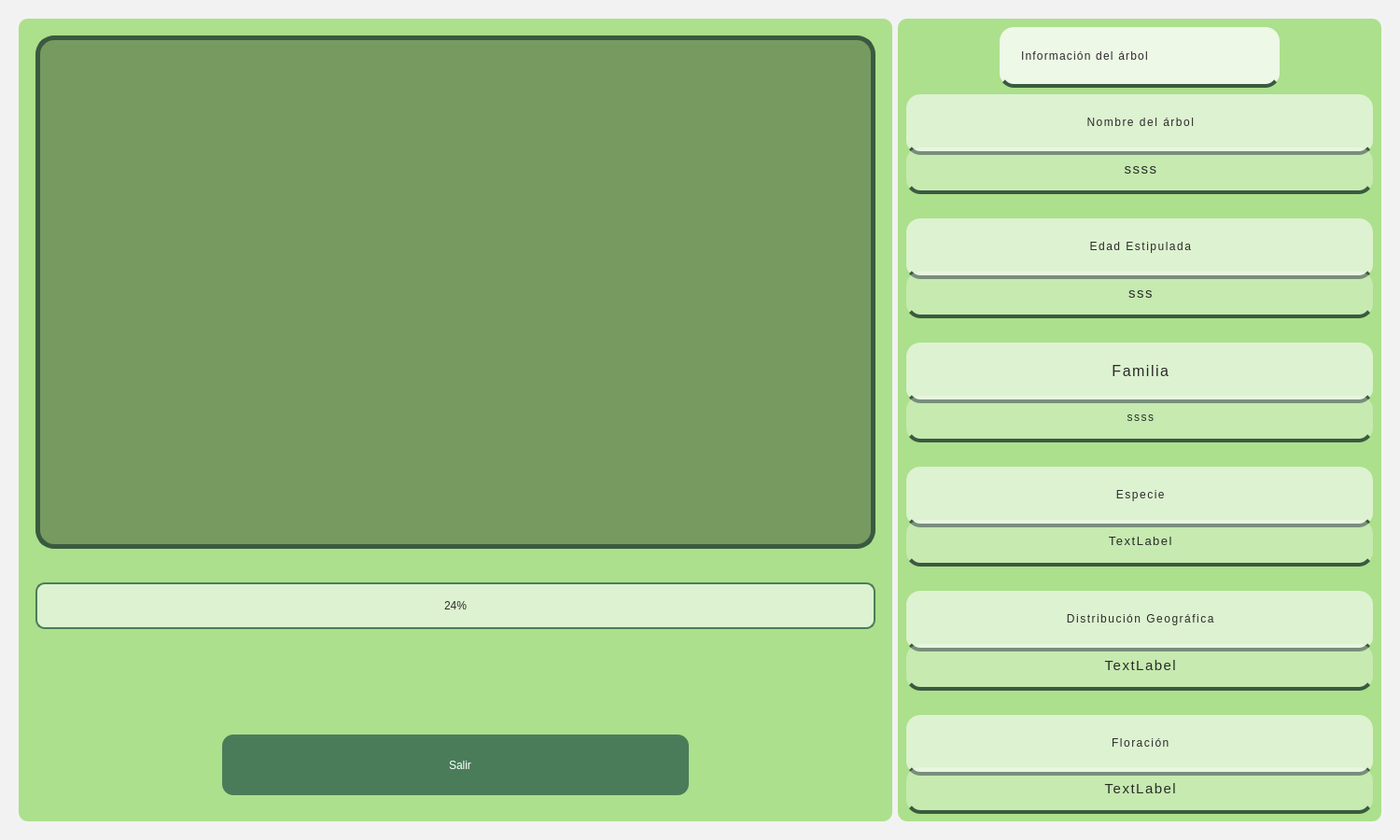
<?xml version="1.0" encoding="UTF-8"?>
<ui version="4.0">
 <class>widgetPadre</class>
 <widget class="QWidget" name="widgetPadre">
  <property name="geometry">
   <rect>
    <x>0</x>
    <y>0</y>
    <width>1500</width>
    <height>900</height>
   </rect>
  </property>
  <property name="sizePolicy">
   <sizepolicy hsizetype="Fixed" vsizetype="Fixed">
    <horstretch>0</horstretch>
    <verstretch>0</verstretch>
   </sizepolicy>
  </property>
  <property name="minimumSize">
   <size>
    <width>1500</width>
    <height>900</height>
   </size>
  </property>
  <property name="windowTitle">
   <string>Form</string>
  </property>
  <property name="styleSheet">
   <string notr="true">QWidget {
    background-color: #F2F2F2;;  /* Fondo color verde suave */
    border-radius: 10px;  /* Bordes redondeados */
    box-shadow: 3px 3px 10px rgba(0, 0, 0, 0.2);  /* Sombra sutil */
}
</string>
  </property>
  <layout class="QGridLayout" name="gridLayout_2">
   <item row="0" column="0">
    <widget class="QFrame" name="gridFrame">
     <property name="minimumSize">
      <size>
       <width>0</width>
       <height>0</height>
      </size>
     </property>
     <property name="styleSheet">
      <string notr="true">background-color:  #F2F2F2;</string>
     </property>
     <layout class="QGridLayout" name="gridLayout">
      <item row="0" column="1">
       <widget class="QFrame" name="Widget_informacion">
        <property name="sizePolicy">
         <sizepolicy hsizetype="Fixed" vsizetype="Minimum">
          <horstretch>0</horstretch>
          <verstretch>0</verstretch>
         </sizepolicy>
        </property>
        <property name="minimumSize">
         <size>
          <width>450</width>
          <height>0</height>
         </size>
        </property>
        <property name="styleSheet">
         <string notr="true">QFrame {
    background-color: #ACE08C;  /* Fondo color verde suave */
    border-radius: 10px;  /* Bordes redondeados */
    box-shadow: 3px 3px 10px rgba(0, 0, 0, 0.2);  /* Sombra sutil */
}
</string>
        </property>
        <layout class="QVBoxLayout" name="verticalLayout">
         <item alignment="Qt::AlignHCenter|Qt::AlignVCenter">
          <widget class="QLabel" name="label_7">
           <property name="sizePolicy">
            <sizepolicy hsizetype="Fixed" vsizetype="Fixed">
             <horstretch>0</horstretch>
             <verstretch>0</verstretch>
            </sizepolicy>
           </property>
           <property name="minimumSize">
            <size>
             <width>300</width>
             <height>65</height>
            </size>
           </property>
           <property name="cursor">
            <cursorShape>ArrowCursor</cursorShape>
           </property>
           <property name="styleSheet">
            <string notr="true">QLabel {
    font: bold 28px &quot;Playfair Display&quot;, serif;  /* Fuente más elegante */
    background-color: rgba(255, 255, 255, 200);  /* Blanco con menos transparencia */
    border: none;  /* Sin bordes en los lados */
    border-bottom: 4px solid #3A5A40;  /* Línea inferior más sutil y elegante */
    border-radius: 15px;  /* Bordes más suaves */
    color: #2b2b2b;  /* Color del texto */
    padding: 12px 20px;  /* Espaciado más amplio */
    letter-spacing: 1.2px;  /* Espaciado entre letras */
    text-transform: capitalize;  /* Primera letra en mayúscula */
    text-align: center;  /* Centrar el texto */
    box-shadow: 2px 4px 10px rgba(0, 0, 0, 0.1);  /* Sombra sutil para efecto flotante */
}
</string>
           </property>
           <property name="text">
            <string>Información del árbol</string>
           </property>
           <property name="textFormat">
            <enum>Qt::AutoText</enum>
           </property>
           <property name="scaledContents">
            <bool>false</bool>
           </property>
           <property name="wordWrap">
            <bool>false</bool>
           </property>
           <property name="margin">
            <number>0</number>
           </property>
           <property name="openExternalLinks">
            <bool>false</bool>
           </property>
          </widget>
         </item>
         <item>
          <spacer name="verticalSpacer">
           <property name="orientation">
            <enum>Qt::Vertical</enum>
           </property>
           <property name="sizeType">
            <enum>QSizePolicy::Fixed</enum>
           </property>
           <property name="sizeHint" stdset="0">
            <size>
             <width>20</width>
             <height>15</height>
            </size>
           </property>
          </spacer>
         </item>
         <item alignment="Qt::AlignHCenter|Qt::AlignVCenter">
          <widget class="QLabel" name="label_15">
           <property name="sizePolicy">
            <sizepolicy hsizetype="Fixed" vsizetype="Fixed">
             <horstretch>0</horstretch>
             <verstretch>0</verstretch>
            </sizepolicy>
           </property>
           <property name="minimumSize">
            <size>
             <width>500</width>
             <height>65</height>
            </size>
           </property>
           <property name="cursor">
            <cursorShape>PointingHandCursor</cursorShape>
           </property>
           <property name="styleSheet">
            <string notr="true">QLabel {
    font: bold 20px &quot;Georgia&quot;, serif;  /* Fuente elegante */
    background-color: rgba(255, 255, 255, 150);  /* Fondo más transparente */
    border: none;  /* Sin bordes en los lados */
    border-bottom: 4px solid #3A5A40;  /* Línea inferior sutil y elegante */
    border-radius: 15px;  /* Bordes más suaves */
    color: #2b2b2b;  /* Color del texto */
    padding: 15px 25px;  /* Espaciado más amplio */
    letter-spacing: 1.5px;  /* Espaciado entre letras más elegante */
    text-transform: capitalize;  /* Primera letra en mayúscula */
    text-align: center;  /* Centrar el texto */
    box-shadow: 2px 4px 15px rgba(0, 0, 0, 0.2);  /* Sombra más pronunciada */
    transition: all 0.3s ease-in-out;  /* Transición suave para el hover */
}

QLabel:hover {
    background-color: rgba(255, 255, 255, 220);  /* Fondo menos transparente al pasar el mouse */
    border-bottom: 4px solid #285430;  /* Línea inferior más intensa */
    transform: scale(1.05);  /* Efecto de ligero aumento */
    box-shadow: 4px 6px 20px rgba(0, 0, 0, 0.3);  /* Sombra más pronunciada */
    color: #1b1b1b;  /* Color del texto más oscuro */
}
</string>
           </property>
           <property name="text">
            <string>&lt;html&gt;&lt;head/&gt;&lt;body&gt;&lt;p align=&quot;center&quot;&gt;Nombre del árbol&lt;/p&gt;&lt;/body&gt;&lt;/html&gt;</string>
           </property>
          </widget>
         </item>
         <item alignment="Qt::AlignHCenter">
          <widget class="QLabel" name="label_nombre">
           <property name="sizePolicy">
            <sizepolicy hsizetype="Fixed" vsizetype="Fixed">
             <horstretch>0</horstretch>
             <verstretch>0</verstretch>
            </sizepolicy>
           </property>
           <property name="minimumSize">
            <size>
             <width>500</width>
             <height>50</height>
            </size>
           </property>
           <property name="styleSheet">
            <string notr="true">QLabel {
    font: bold 18px &quot;Georgia&quot;, serif;  /* Fuente aún más elegante y con mayor estilo */
    background-color: rgba(255, 255, 255, 80);  /* Fondo más transparente */
    border: none;  /* Sin bordes en los lados */
    border-bottom: 4px solid #3A5A40;  /* Línea inferior sutil y elegante */
    border-radius: 15px;  /* Bordes más suaves */
    color: #2b2b2b;  /* Color del texto */
    padding: 5px 15px;  /* Espaciado más amplio */
    letter-spacing: 1.5px;  /* Espaciado entre letras más elegante */
    text-transform: capitalize;  /* Primera letra en mayúscula */
    text-align: center;  /* Centrar el texto */
    box-shadow: 2px 4px 15px rgba(0, 0, 0, 0.2);  /* Sombra más pronunciada */
}
</string>
           </property>
           <property name="text">
            <string>&lt;html&gt;&lt;head/&gt;&lt;body&gt;&lt;p align=&quot;center&quot;&gt;&lt;span style=&quot; font-size:11pt;&quot;&gt;ssss&lt;/span&gt;&lt;/p&gt;&lt;/body&gt;&lt;/html&gt;</string>
           </property>
          </widget>
         </item>
         <item>
          <spacer name="horizontalSpacer">
           <property name="orientation">
            <enum>Qt::Horizontal</enum>
           </property>
           <property name="sizeHint" stdset="0">
            <size>
             <width>40</width>
             <height>20</height>
            </size>
           </property>
          </spacer>
         </item>
         <item>
          <widget class="QLabel" name="label_13">
           <property name="sizePolicy">
            <sizepolicy hsizetype="Fixed" vsizetype="Fixed">
             <horstretch>0</horstretch>
             <verstretch>0</verstretch>
            </sizepolicy>
           </property>
           <property name="minimumSize">
            <size>
             <width>500</width>
             <height>65</height>
            </size>
           </property>
           <property name="cursor">
            <cursorShape>PointingHandCursor</cursorShape>
           </property>
           <property name="styleSheet">
            <string notr="true">QLabel {
    font: bold 20px &quot;Georgia&quot;, serif;  /* Fuente elegante */
    background-color: rgba(255, 255, 255, 150);  /* Fondo más transparente */
    border: none;  /* Sin bordes en los lados */
    border-bottom: 4px solid #3A5A40;  /* Línea inferior sutil y elegante */
    border-radius: 15px;  /* Bordes más suaves */
    color: #2b2b2b;  /* Color del texto */
    padding: 15px 25px;  /* Espaciado más amplio */
    letter-spacing: 1.5px;  /* Espaciado entre letras más elegante */
    text-transform: capitalize;  /* Primera letra en mayúscula */
    text-align: center;  /* Centrar el texto */
    box-shadow: 2px 4px 15px rgba(0, 0, 0, 0.2);  /* Sombra más pronunciada */
    transition: all 0.3s ease-in-out;  /* Transición suave para el hover */
}

QLabel:hover {
    background-color: rgba(255, 255, 255, 220);  /* Fondo menos transparente al pasar el mouse */
    border-bottom: 4px solid #285430;  /* Línea inferior más intensa */
    transform: scale(1.05);  /* Efecto de ligero aumento */
    box-shadow: 4px 6px 20px rgba(0, 0, 0, 0.3);  /* Sombra más pronunciada */
    color: #1b1b1b;  /* Color del texto más oscuro */
}
</string>
           </property>
           <property name="text">
            <string>&lt;html&gt;&lt;head/&gt;&lt;body&gt;&lt;p align=&quot;center&quot;&gt;Edad Estipulada&lt;/p&gt;&lt;/body&gt;&lt;/html&gt;</string>
           </property>
          </widget>
         </item>
         <item>
          <widget class="QLabel" name="label_edad">
           <property name="sizePolicy">
            <sizepolicy hsizetype="Fixed" vsizetype="Fixed">
             <horstretch>0</horstretch>
             <verstretch>0</verstretch>
            </sizepolicy>
           </property>
           <property name="minimumSize">
            <size>
             <width>500</width>
             <height>50</height>
            </size>
           </property>
           <property name="styleSheet">
            <string notr="true">QLabel {
    font: bold 18px &quot;Georgia&quot;, serif;  /* Fuente aún más elegante y con mayor estilo */
    background-color: rgba(255, 255, 255, 80);  /* Fondo más transparente */
    border: none;  /* Sin bordes en los lados */
    border-bottom: 4px solid #3A5A40;  /* Línea inferior sutil y elegante */
    border-radius: 15px;  /* Bordes más suaves */
    color: #2b2b2b;  /* Color del texto */
padding: 5px 15px;  /* Espaciado más amplio */
    letter-spacing: 1.5px;  /* Espaciado entre letras más elegante */
    text-transform: capitalize;  /* Primera letra en mayúscula */
    text-align: center;  /* Centrar el texto */
    box-shadow: 2px 4px 15px rgba(0, 0, 0, 0.2);  /* Sombra más pronunciada */
}
</string>
           </property>
           <property name="text">
            <string>&lt;html&gt;&lt;head/&gt;&lt;body&gt;&lt;p align=&quot;center&quot;&gt;&lt;span style=&quot; font-size:11pt;&quot;&gt;sss&lt;/span&gt;&lt;/p&gt;&lt;/body&gt;&lt;/html&gt;</string>
           </property>
          </widget>
         </item>
         <item>
          <spacer name="horizontalSpacer_2">
           <property name="orientation">
            <enum>Qt::Horizontal</enum>
           </property>
           <property name="sizeHint" stdset="0">
            <size>
             <width>40</width>
             <height>20</height>
            </size>
           </property>
          </spacer>
         </item>
         <item>
          <widget class="QLabel" name="label_9">
           <property name="sizePolicy">
            <sizepolicy hsizetype="Fixed" vsizetype="Fixed">
             <horstretch>0</horstretch>
             <verstretch>0</verstretch>
            </sizepolicy>
           </property>
           <property name="minimumSize">
            <size>
             <width>500</width>
             <height>65</height>
            </size>
           </property>
           <property name="cursor">
            <cursorShape>PointingHandCursor</cursorShape>
           </property>
           <property name="styleSheet">
            <string notr="true">QLabel {
    font: bold 20px &quot;Georgia&quot;, serif;  /* Fuente elegante */
    background-color: rgba(255, 255, 255, 150);  /* Fondo más transparente */
    border: none;  /* Sin bordes en los lados */
    border-bottom: 4px solid #3A5A40;  /* Línea inferior sutil y elegante */
    border-radius: 15px;  /* Bordes más suaves */
    color: #2b2b2b;  /* Color del texto */
    padding: 15px 25px;  /* Espaciado más amplio */
    letter-spacing: 1.5px;  /* Espaciado entre letras más elegante */
    text-transform: capitalize;  /* Primera letra en mayúscula */
    text-align: center;  /* Centrar el texto */
    box-shadow: 2px 4px 15px rgba(0, 0, 0, 0.2);  /* Sombra más pronunciada */
    transition: all 0.3s ease-in-out;  /* Transición suave para el hover */
}

QLabel:hover {
    background-color: rgba(255, 255, 255, 220);  /* Fondo menos transparente al pasar el mouse */
    border-bottom: 4px solid #285430;  /* Línea inferior más intensa */
    transform: scale(1.05);  /* Efecto de ligero aumento */
    box-shadow: 4px 6px 20px rgba(0, 0, 0, 0.3);  /* Sombra más pronunciada */
    color: #1b1b1b;  /* Color del texto más oscuro */
}
</string>
           </property>
           <property name="text">
            <string>&lt;html&gt;&lt;head/&gt;&lt;body&gt;&lt;p align=&quot;center&quot;&gt;&lt;span style=&quot; font-size:12pt;&quot;&gt;Familia&lt;/span&gt;&lt;/p&gt;&lt;/body&gt;&lt;/html&gt;</string>
           </property>
          </widget>
         </item>
         <item>
          <widget class="QLabel" name="label_familia">
           <property name="sizePolicy">
            <sizepolicy hsizetype="Fixed" vsizetype="Fixed">
             <horstretch>0</horstretch>
             <verstretch>0</verstretch>
            </sizepolicy>
           </property>
           <property name="minimumSize">
            <size>
             <width>500</width>
             <height>50</height>
            </size>
           </property>
           <property name="styleSheet">
            <string notr="true">QLabel {
    font: bold 18px &quot;Georgia&quot;, serif;  /* Fuente aún más elegante y con mayor estilo */
    background-color: rgba(255, 255, 255, 80);  /* Fondo más transparente */
    border: none;  /* Sin bordes en los lados */
    border-bottom: 4px solid #3A5A40;  /* Línea inferior sutil y elegante */
    border-radius: 15px;  /* Bordes más suaves */
    color: #2b2b2b;  /* Color del texto */padding: 5px 15px;  /* Espaciado más amplio */
    letter-spacing: 1.5px;  /* Espaciado entre letras más elegante */
    text-transform: capitalize;  /* Primera letra en mayúscula */
    text-align: center;  /* Centrar el texto */
    box-shadow: 2px 4px 15px rgba(0, 0, 0, 0.2);  /* Sombra más pronunciada */
}
</string>
           </property>
           <property name="text">
            <string>&lt;html&gt;&lt;head/&gt;&lt;body&gt;&lt;p align=&quot;center&quot;&gt;ssss&lt;/p&gt;&lt;/body&gt;&lt;/html&gt;</string>
           </property>
          </widget>
         </item>
         <item>
          <spacer name="horizontalSpacer_3">
           <property name="orientation">
            <enum>Qt::Horizontal</enum>
           </property>
           <property name="sizeHint" stdset="0">
            <size>
             <width>40</width>
             <height>20</height>
            </size>
           </property>
          </spacer>
         </item>
         <item>
          <widget class="QLabel" name="label_10">
           <property name="sizePolicy">
            <sizepolicy hsizetype="Fixed" vsizetype="Fixed">
             <horstretch>0</horstretch>
             <verstretch>0</verstretch>
            </sizepolicy>
           </property>
           <property name="minimumSize">
            <size>
             <width>500</width>
             <height>65</height>
            </size>
           </property>
           <property name="cursor">
            <cursorShape>PointingHandCursor</cursorShape>
           </property>
           <property name="styleSheet">
            <string notr="true">QLabel {
    font: bold 20px &quot;Georgia&quot;, serif;  /* Fuente elegante */
    background-color: rgba(255, 255, 255, 150);  /* Fondo más transparente */
    border: none;  /* Sin bordes en los lados */
    border-bottom: 4px solid #3A5A40;  /* Línea inferior sutil y elegante */
    border-radius: 15px;  /* Bordes más suaves */
    color: #2b2b2b;  /* Color del texto */
    padding: 15px 25px;  /* Espaciado más amplio */
    letter-spacing: 1.5px;  /* Espaciado entre letras más elegante */
    text-transform: capitalize;  /* Primera letra en mayúscula */
    text-align: center;  /* Centrar el texto */
    box-shadow: 2px 4px 15px rgba(0, 0, 0, 0.2);  /* Sombra más pronunciada */
    transition: all 0.3s ease-in-out;  /* Transición suave para el hover */
}

QLabel:hover {
    background-color: rgba(255, 255, 255, 220);  /* Fondo menos transparente al pasar el mouse */
    border-bottom: 4px solid #285430;  /* Línea inferior más intensa */
    transform: scale(1.05);  /* Efecto de ligero aumento */
    box-shadow: 4px 6px 20px rgba(0, 0, 0, 0.3);  /* Sombra más pronunciada */
    color: #1b1b1b;  /* Color del texto más oscuro */
}
</string>
           </property>
           <property name="text">
            <string>&lt;html&gt;&lt;head/&gt;&lt;body&gt;&lt;p align=&quot;center&quot;&gt;Especie&lt;/p&gt;&lt;/body&gt;&lt;/html&gt;</string>
           </property>
          </widget>
         </item>
         <item>
          <widget class="QLabel" name="label_especie">
           <property name="sizePolicy">
            <sizepolicy hsizetype="Fixed" vsizetype="Fixed">
             <horstretch>0</horstretch>
             <verstretch>0</verstretch>
            </sizepolicy>
           </property>
           <property name="minimumSize">
            <size>
             <width>500</width>
             <height>50</height>
            </size>
           </property>
           <property name="whatsThis">
            <string>&lt;html&gt;&lt;head/&gt;&lt;body&gt;&lt;p align=&quot;center&quot;&gt;sss&lt;/p&gt;&lt;/body&gt;&lt;/html&gt;</string>
           </property>
           <property name="styleSheet">
            <string notr="true">QLabel {
    font: bold 18px &quot;Georgia&quot;, serif;  /* Fuente aún más elegante y con mayor estilo */
    background-color: rgba(255, 255, 255, 80);  /* Fondo más transparente */
    border: none;  /* Sin bordes en los lados */
    border-bottom: 4px solid #3A5A40;  /* Línea inferior sutil y elegante */
    border-radius: 15px;  /* Bordes más suaves */
    color: #2b2b2b;  /* Color del texto */
	padding: 5px 15px;  /* Espaciado más amplio */
    letter-spacing: 1.5px;  /* Espaciado entre letras más elegante */
    text-transform: capitalize;  /* Primera letra en mayúscula */
    text-align: center;  /* Centrar el texto */
    box-shadow: 2px 4px 15px rgba(0, 0, 0, 0.2);  /* Sombra más pronunciada */
}
</string>
           </property>
           <property name="text">
            <string>&lt;html&gt;&lt;head/&gt;&lt;body&gt;&lt;p align=&quot;center&quot;&gt;&lt;span style=&quot; font-size:10pt;&quot;&gt;TextLabel&lt;/span&gt;&lt;/p&gt;&lt;/body&gt;&lt;/html&gt;</string>
           </property>
          </widget>
         </item>
         <item>
          <spacer name="horizontalSpacer_4">
           <property name="orientation">
            <enum>Qt::Horizontal</enum>
           </property>
           <property name="sizeHint" stdset="0">
            <size>
             <width>40</width>
             <height>20</height>
            </size>
           </property>
          </spacer>
         </item>
         <item>
          <widget class="QLabel" name="label_5">
           <property name="sizePolicy">
            <sizepolicy hsizetype="Fixed" vsizetype="Fixed">
             <horstretch>0</horstretch>
             <verstretch>0</verstretch>
            </sizepolicy>
           </property>
           <property name="minimumSize">
            <size>
             <width>500</width>
             <height>65</height>
            </size>
           </property>
           <property name="cursor">
            <cursorShape>PointingHandCursor</cursorShape>
           </property>
           <property name="styleSheet">
            <string notr="true">QLabel {
    font: bold 20px &quot;Georgia&quot;, serif;  /* Fuente elegante */
    background-color: rgba(255, 255, 255, 150);  /* Fondo más transparente */
    border: none;  /* Sin bordes en los lados */
    border-bottom: 4px solid #3A5A40;  /* Línea inferior sutil y elegante */
    border-radius: 15px;  /* Bordes más suaves */
    color: #2b2b2b;  /* Color del texto */
    padding: 15px 25px;  /* Espaciado más amplio */
    letter-spacing: 1.5px;  /* Espaciado entre letras más elegante */
    text-transform: capitalize;  /* Primera letra en mayúscula */
    text-align: center;  /* Centrar el texto */
    box-shadow: 2px 4px 15px rgba(0, 0, 0, 0.2);  /* Sombra más pronunciada */
    transition: all 0.3s ease-in-out;  /* Transición suave para el hover */
}

QLabel:hover {
    background-color: rgba(255, 255, 255, 220);  /* Fondo menos transparente al pasar el mouse */
    border-bottom: 4px solid #285430;  /* Línea inferior más intensa */
    transform: scale(1.05);  /* Efecto de ligero aumento */
    box-shadow: 4px 6px 20px rgba(0, 0, 0, 0.3);  /* Sombra más pronunciada */
    color: #1b1b1b;  /* Color del texto más oscuro */
}
</string>
           </property>
           <property name="text">
            <string>&lt;html&gt;&lt;head/&gt;&lt;body&gt;&lt;p align=&quot;center&quot;&gt;Distribución Geográfica&lt;/p&gt;&lt;/body&gt;&lt;/html&gt;</string>
           </property>
          </widget>
         </item>
         <item>
          <widget class="QLabel" name="label_geografia">
           <property name="sizePolicy">
            <sizepolicy hsizetype="Fixed" vsizetype="Fixed">
             <horstretch>0</horstretch>
             <verstretch>0</verstretch>
            </sizepolicy>
           </property>
           <property name="minimumSize">
            <size>
             <width>500</width>
             <height>50</height>
            </size>
           </property>
           <property name="styleSheet">
            <string notr="true">QLabel {
    font: bold 18px &quot;Georgia&quot;, serif;  /* Fuente aún más elegante y con mayor estilo */
    background-color: rgba(255, 255, 255, 80);  /* Fondo más transparente */
    border: none;  /* Sin bordes en los lados */
    border-bottom: 4px solid #3A5A40;  /* Línea inferior sutil y elegante */
    border-radius: 15px;  /* Bordes más suaves */
    color: #2b2b2b;  /* Color del texto */
padding: 5px 15px;  /* Espaciado más amplio */
    letter-spacing: 1.5px;  /* Espaciado entre letras más elegante */
    text-transform: capitalize;  /* Primera letra en mayúscula */
    text-align: center;  /* Centrar el texto */
    box-shadow: 2px 4px 15px rgba(0, 0, 0, 0.2);  /* Sombra más pronunciada */
}
</string>
           </property>
           <property name="text">
            <string>&lt;html&gt;&lt;head/&gt;&lt;body&gt;&lt;p align=&quot;center&quot;&gt;&lt;span style=&quot; font-size:11pt;&quot;&gt;TextLabel&lt;/span&gt;&lt;/p&gt;&lt;/body&gt;&lt;/html&gt;</string>
           </property>
          </widget>
         </item>
         <item>
          <spacer name="horizontalSpacer_5">
           <property name="orientation">
            <enum>Qt::Horizontal</enum>
           </property>
           <property name="sizeHint" stdset="0">
            <size>
             <width>40</width>
             <height>20</height>
            </size>
           </property>
          </spacer>
         </item>
         <item>
          <widget class="QLabel" name="label_3">
           <property name="sizePolicy">
            <sizepolicy hsizetype="Fixed" vsizetype="Fixed">
             <horstretch>0</horstretch>
             <verstretch>0</verstretch>
            </sizepolicy>
           </property>
           <property name="minimumSize">
            <size>
             <width>500</width>
             <height>65</height>
            </size>
           </property>
           <property name="cursor">
            <cursorShape>PointingHandCursor</cursorShape>
           </property>
           <property name="styleSheet">
            <string notr="true">QLabel {
    font: bold 20px &quot;Georgia&quot;, serif;  /* Fuente elegante */
    background-color: rgba(255, 255, 255, 150);  /* Fondo más transparente */
    border: none;  /* Sin bordes en los lados */
    border-bottom: 4px solid #3A5A40;  /* Línea inferior sutil y elegante */
    border-radius: 15px;  /* Bordes más suaves */
    color: #2b2b2b;  /* Color del texto */
    padding: 15px 25px;  /* Espaciado más amplio */
    letter-spacing: 1.5px;  /* Espaciado entre letras más elegante */
    text-transform: capitalize;  /* Primera letra en mayúscula */
    text-align: center;  /* Centrar el texto */
    box-shadow: 2px 4px 15px rgba(0, 0, 0, 0.2);  /* Sombra más pronunciada */
    transition: all 0.3s ease-in-out;  /* Transición suave para el hover */
}

QLabel:hover {
    background-color: rgba(255, 255, 255, 220);  /* Fondo menos transparente al pasar el mouse */
    border-bottom: 4px solid #285430;  /* Línea inferior más intensa */
    transform: scale(1.05);  /* Efecto de ligero aumento */
    box-shadow: 4px 6px 20px rgba(0, 0, 0, 0.3);  /* Sombra más pronunciada */
    color: #1b1b1b;  /* Color del texto más oscuro */
}
</string>
           </property>
           <property name="text">
            <string>&lt;html&gt;&lt;head/&gt;&lt;body&gt;&lt;p align=&quot;center&quot;&gt;Floración&lt;/p&gt;&lt;/body&gt;&lt;/html&gt;</string>
           </property>
          </widget>
         </item>
         <item>
          <widget class="QLabel" name="label_floracion">
           <property name="sizePolicy">
            <sizepolicy hsizetype="Fixed" vsizetype="Fixed">
             <horstretch>0</horstretch>
             <verstretch>0</verstretch>
            </sizepolicy>
           </property>
           <property name="minimumSize">
            <size>
             <width>500</width>
             <height>50</height>
            </size>
           </property>
           <property name="styleSheet">
            <string notr="true">QLabel {
    font: bold 18px &quot;Georgia&quot;, serif;  /* Fuente aún más elegante y con mayor estilo */
    background-color: rgba(255, 255, 255, 80);  /* Fondo más transparente */
    border: none;  /* Sin bordes en los lados */
    border-bottom: 4px solid #3A5A40;  /* Línea inferior sutil y elegante */
    border-radius: 15px;  /* Bordes más suaves */
    color: #2b2b2b;  /* Color del texto */
padding: 5px 15px;  /* Espaciado más amplio */
    letter-spacing: 1.5px;  /* Espaciado entre letras más elegante */
    text-transform: capitalize;  /* Primera letra en mayúscula */
    text-align: center;  /* Centrar el texto */
    box-shadow: 2px 4px 15px rgba(0, 0, 0, 0.2);  /* Sombra más pronunciada */
}
</string>
           </property>
           <property name="text">
            <string>&lt;html&gt;&lt;head/&gt;&lt;body&gt;&lt;p align=&quot;center&quot;&gt;&lt;span style=&quot; font-size:11pt;&quot;&gt;TextLabel&lt;/span&gt;&lt;/p&gt;&lt;/body&gt;&lt;/html&gt;</string>
           </property>
          </widget>
         </item>
        </layout>
       </widget>
      </item>
      <item row="0" column="0">
       <widget class="QFrame" name="verticalFrame1">
        <property name="styleSheet">
         <string notr="true">background-color: #ACE08C;
</string>
        </property>
        <layout class="QVBoxLayout" name="verticalLayout_2">
         <item>
          <widget class="QFrame" name="gridFrame1">
           <property name="styleSheet">
            <string notr="true">background-color: #ACE08C;</string>
           </property>
           <layout class="QGridLayout" name="gridLayout_3">
            <item row="0" column="0">
             <layout class="QGridLayout" name="gridLayout_4">
              <item row="1" column="0">
               <layout class="QGridLayout" name="gridLayout_6">
                <item row="2" column="0">
                 <widget class="QProgressBar" name="barra">
                  <property name="minimumSize">
                   <size>
                    <width>0</width>
                    <height>50</height>
                   </size>
                  </property>
                  <property name="styleSheet">
                   <string notr="true">QProgressBar {
    border: 2px solid #4A7C59;  /* Borde verde oscuro */
    border-radius: 10px;  /* Bordes redondeados */
    background-color: rgba(255, 255, 255, 150);  /* Fondo blanco con transparencia */
    text-align: center;  /* Centrar el texto */
    font: bold 14px &quot;Montserrat&quot;;  /* Fuente moderna */
    color: #2b2b2b;  /* Color del texto oscuro */
    padding: 3px;  /* Espaciado interno */
}

QProgressBar::chunk {
    background: qlineargradient(spread:pad, x1:0, y1:0, x2:1, y2:1, 
                                stop:0 #4A7C59, stop:1 #3A5A40);  /* Degradado verde oscuro */
    border-radius: 8px;  /* Bordes redondeados dentro de la barra */
    width: 10px;  /* Grosor del bloque de progreso */
}
</string>
                  </property>
                  <property name="value">
                   <number>24</number>
                  </property>
                 </widget>
                </item>
                <item row="8" column="0">
                 <spacer name="verticalSpacer_3">
                  <property name="orientation">
                   <enum>Qt::Vertical</enum>
                  </property>
                  <property name="sizeType">
                   <enum>QSizePolicy::Fixed</enum>
                  </property>
                  <property name="sizeHint" stdset="0">
                   <size>
                    <width>20</width>
                    <height>10</height>
                   </size>
                  </property>
                 </spacer>
                </item>
                <item row="0" column="0">
                 <widget class="QLabel" name="label_camara">
                  <property name="sizePolicy">
                   <sizepolicy hsizetype="Minimum" vsizetype="Fixed">
                    <horstretch>0</horstretch>
                    <verstretch>0</verstretch>
                   </sizepolicy>
                  </property>
                  <property name="minimumSize">
                   <size>
                    <width>0</width>
                    <height>550</height>
                   </size>
                  </property>
                  <property name="styleSheet">
                   <string notr="true">QLabel {
    border: 5px solid #3A5A40;  /* Marco verde oscuro y elegante */
    border-radius: 20px;  /* Bordes más suaves y modernos */
    background-color: rgba(0, 0, 0, 80);  /* Fondo oscuro translúcido para un efecto premium */
    padding: 8px;  /* Espaciado interno para separación */
    
    /* Efecto de luz sutil */
    box-shadow: 0px 8px 16px rgba(0, 0, 0, 0.4), 
                0px 0px 15px rgba(58, 90, 64, 0.5);  

    /* Borde interno brillante para mayor impacto */
    outline: 3px solid rgba(74, 124, 89, 0.5);  
}
</string>
                  </property>
                  <property name="text">
                   <string/>
                  </property>
                 </widget>
                </item>
                <item row="7" column="0" alignment="Qt::AlignHCenter">
                 <widget class="QPushButton" name="btnSalir">
                  <property name="sizePolicy">
                   <sizepolicy hsizetype="Fixed" vsizetype="Fixed">
                    <horstretch>0</horstretch>
                    <verstretch>0</verstretch>
                   </sizepolicy>
                  </property>
                  <property name="minimumSize">
                   <size>
                    <width>500</width>
                    <height>65</height>
                   </size>
                  </property>
                  <property name="cursor">
                   <cursorShape>PointingHandCursor</cursorShape>
                  </property>
                  <property name="styleSheet">
                   <string notr="true">QPushButton {
    background-color: #4A7C59;  /* Verde oscuro para contraste */
    border-radius: 12px;  /* Bordes redondeados */
    padding: 10px 20px;  /* Espaciado interno */
    font: bold 30px &quot;Montserrat&quot;;  /* Fuente moderna */
    color: white;  /* Texto en blanco */
    border: none;  /* Sin borde */
    box-shadow: 3px 3px 8px rgba(0, 0, 0, 0.2);  /* Sombra sutil */
}

QPushButton:hover {
    background-color: #3A5A40;  /* Cambio de color al pasar el mouse */
}

QPushButton:pressed {
    background-color: #2C4A34;  /* Cambio de color al hacer clic */
    box-shadow: none;  /* Quita la sombra para efecto de presión */
}
</string>
                  </property>
                  <property name="text">
                   <string>   Salir</string>
                  </property>
                  <property name="icon">
                   <iconset>
                    <normaloff>static/cerrar-sesion.png</normaloff>static/cerrar-sesion.png</iconset>
                  </property>
                  <property name="iconSize">
                   <size>
                    <width>40</width>
                    <height>40</height>
                   </size>
                  </property>
                 </widget>
                </item>
                <item row="1" column="0">
                 <spacer name="verticalSpacer_2">
                  <property name="orientation">
                   <enum>Qt::Vertical</enum>
                  </property>
                  <property name="sizeType">
                   <enum>QSizePolicy::Fixed</enum>
                  </property>
                  <property name="sizeHint" stdset="0">
                   <size>
                    <width>20</width>
                    <height>30</height>
                   </size>
                  </property>
                 </spacer>
                </item>
                <item row="3" column="0">
                 <spacer name="verticalSpacer_4">
                  <property name="orientation">
                   <enum>Qt::Vertical</enum>
                  </property>
                  <property name="sizeHint" stdset="0">
                   <size>
                    <width>20</width>
                    <height>40</height>
                   </size>
                  </property>
                 </spacer>
                </item>
               </layout>
              </item>
             </layout>
            </item>
           </layout>
          </widget>
         </item>
        </layout>
       </widget>
      </item>
     </layout>
    </widget>
   </item>
  </layout>
 </widget>
 <resources/>
 <connections/>
</ui>
